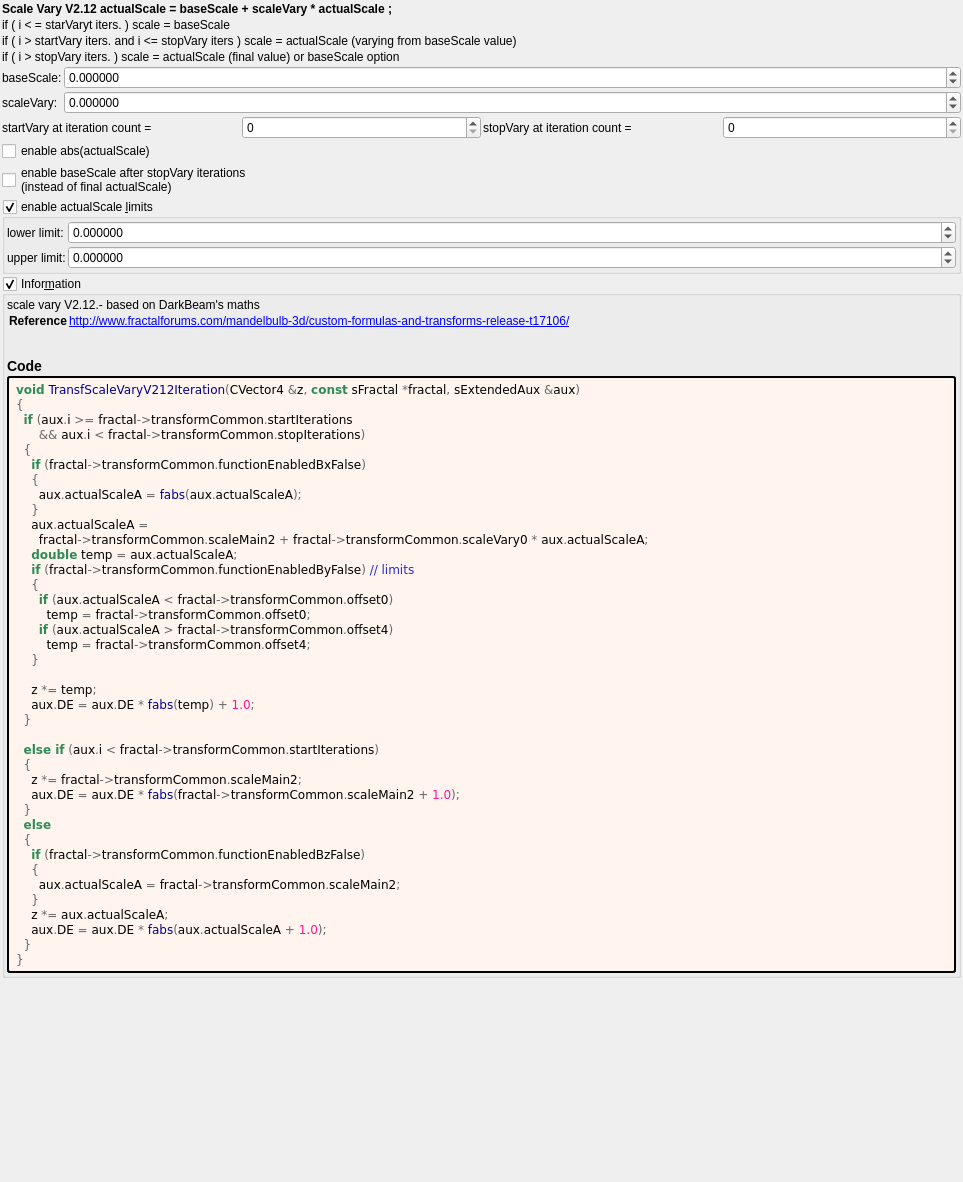
<?xml version="1.0" encoding="UTF-8"?>
<ui version="4.0">
 <class>transf_scale_vary_v212</class>
 <widget class="QWidget" name="Form">
  <property name="geometry">
   <rect>
    <x>0</x>
    <y>0</y>
    <width>963</width>
    <height>1182</height>
   </rect>
  </property>
  <property name="windowTitle">
   <string notr="true">transf_scale_vary_v212</string>
  </property>
  <layout class="QVBoxLayout" name="verticalLayout">
   <property name="spacing">
    <number>2</number>
   </property>
   <property name="leftMargin">
    <number>2</number>
   </property>
   <property name="topMargin">
    <number>2</number>
   </property>
   <property name="rightMargin">
    <number>2</number>
   </property>
   <property name="bottomMargin">
    <number>2</number>
   </property>
   <item>
    <widget class="QLabel" name="label_141">
     <property name="font">
      <font>
       <weight>75</weight>
       <bold>true</bold>
      </font>
     </property>
     <property name="text">
      <string>Scale Vary V2.12 actualScale = baseScale + scaleVary * actualScale ;</string>
     </property>
     <property name="wordWrap">
      <bool>true</bool>
     </property>
    </widget>
   </item>
   <item>
    <widget class="QLabel" name="label_147">
     <property name="text">
      <string>if ( i &lt; = starVaryt iters. ) scale = baseScale</string>
     </property>
     <property name="wordWrap">
      <bool>true</bool>
     </property>
    </widget>
   </item>
   <item>
    <widget class="QLabel" name="label_159">
     <property name="text">
      <string>if ( i &gt; startVary iters. and i &lt;= stopVary iters ) scale = actualScale (varying from baseScale value)</string>
     </property>
     <property name="wordWrap">
      <bool>true</bool>
     </property>
    </widget>
   </item>
   <item>
    <widget class="QLabel" name="label_157">
     <property name="text">
      <string>if ( i &gt; stopVary iters. ) scale = actualScale (final value) or baseScale option</string>
     </property>
     <property name="wordWrap">
      <bool>true</bool>
     </property>
    </widget>
   </item>
   <item>
    <layout class="QGridLayout" name="gridLayout" columnstretch="0,1">
     <item row="0" column="1">
      <widget class="MyDoubleSpinBox" name="spinbox_transf_scale_main_2">
       <property name="sizePolicy">
        <sizepolicy hsizetype="Minimum" vsizetype="Maximum">
         <horstretch>0</horstretch>
         <verstretch>0</verstretch>
        </sizepolicy>
       </property>
       <property name="prefix">
        <string/>
       </property>
       <property name="suffix">
        <string/>
       </property>
       <property name="decimals">
        <number>6</number>
       </property>
       <property name="minimum">
        <double>-100000.000000000000000</double>
       </property>
       <property name="maximum">
        <double>100000.000000000000000</double>
       </property>
       <property name="singleStep">
        <double>0.100000000000000</double>
       </property>
      </widget>
     </item>
     <item row="0" column="0">
      <widget class="QLabel" name="label_143">
       <property name="text">
        <string>baseScale:</string>
       </property>
      </widget>
     </item>
     <item row="1" column="0">
      <widget class="QLabel" name="label_144">
       <property name="text">
        <string>scaleVary:</string>
       </property>
      </widget>
     </item>
     <item row="1" column="1">
      <widget class="MyDoubleSpinBox" name="spinbox_transf_scale_vary_0">
       <property name="sizePolicy">
        <sizepolicy hsizetype="Minimum" vsizetype="Maximum">
         <horstretch>0</horstretch>
         <verstretch>0</verstretch>
        </sizepolicy>
       </property>
       <property name="prefix">
        <string/>
       </property>
       <property name="suffix">
        <string/>
       </property>
       <property name="decimals">
        <number>6</number>
       </property>
       <property name="minimum">
        <double>-100000.000000000000000</double>
       </property>
       <property name="maximum">
        <double>100000.000000000000000</double>
       </property>
       <property name="singleStep">
        <double>0.100000000000000</double>
       </property>
      </widget>
     </item>
    </layout>
   </item>
   <item>
    <layout class="QGridLayout" name="gridLayout_3">
     <item row="0" column="2">
      <widget class="MySpinBox" name="spinboxInt_transf_start_iterations">
       <property name="sizePolicy">
        <sizepolicy hsizetype="Minimum" vsizetype="Maximum">
         <horstretch>0</horstretch>
         <verstretch>0</verstretch>
        </sizepolicy>
       </property>
       <property name="minimum">
        <number>0</number>
       </property>
       <property name="maximum">
        <number>999</number>
       </property>
       <property name="value">
        <number>0</number>
       </property>
      </widget>
     </item>
     <item row="0" column="4">
      <widget class="MySpinBox" name="spinboxInt_transf_stop_iterations">
       <property name="sizePolicy">
        <sizepolicy hsizetype="Preferred" vsizetype="Maximum">
         <horstretch>0</horstretch>
         <verstretch>0</verstretch>
        </sizepolicy>
       </property>
       <property name="maximum">
        <number>999</number>
       </property>
      </widget>
     </item>
     <item row="0" column="1">
      <widget class="QLabel" name="label_68">
       <property name="text">
        <string>startVary at iteration count =</string>
       </property>
       <property name="wordWrap">
        <bool>true</bool>
       </property>
      </widget>
     </item>
     <item row="0" column="3">
      <widget class="QLabel" name="label_50">
       <property name="text">
        <string>stopVary at iteration count =</string>
       </property>
       <property name="wordWrap">
        <bool>true</bool>
       </property>
      </widget>
     </item>
    </layout>
   </item>
   <item>
    <widget class="MyCheckBox" name="checkBox_transf_function_enabledBx_false">
     <property name="text">
      <string>enable abs(actualScale)</string>
     </property>
    </widget>
   </item>
   <item>
    <widget class="MyCheckBox" name="checkBox_transf_function_enabledBz_false">
     <property name="text">
      <string>enable baseScale after stopVary iterations
(instead of final actualScale)</string>
     </property>
    </widget>
   </item>
   <item>
    <widget class="MyGroupBox" name="groupCheck_transf_function_enabledBy_false">
     <property name="title">
      <string>enable actualScale &amp;limits</string>
     </property>
     <property name="checkable">
      <bool>true</bool>
     </property>
     <layout class="QVBoxLayout" name="verticalLayout_3">
      <property name="leftMargin">
       <number>2</number>
      </property>
      <property name="topMargin">
       <number>2</number>
      </property>
      <property name="rightMargin">
       <number>2</number>
      </property>
      <property name="bottomMargin">
       <number>2</number>
      </property>
      <item>
       <layout class="QGridLayout" name="gridLayout_30" columnstretch="0,1">
        <property name="spacing">
         <number>2</number>
        </property>
        <item row="1" column="0">
         <widget class="QLabel" name="label_145">
          <property name="text">
           <string>upper limit:</string>
          </property>
         </widget>
        </item>
        <item row="0" column="0">
         <widget class="QLabel" name="label_146">
          <property name="text">
           <string>lower limit:</string>
          </property>
         </widget>
        </item>
        <item row="0" column="1">
         <widget class="MyDoubleSpinBox" name="spinbox_transf_offset_0">
          <property name="sizePolicy">
           <sizepolicy hsizetype="Minimum" vsizetype="Maximum">
            <horstretch>0</horstretch>
            <verstretch>0</verstretch>
           </sizepolicy>
          </property>
          <property name="prefix">
           <string/>
          </property>
          <property name="suffix">
           <string/>
          </property>
          <property name="decimals">
           <number>6</number>
          </property>
          <property name="minimum">
           <double>-100000.000000000000000</double>
          </property>
          <property name="maximum">
           <double>100000.000000000000000</double>
          </property>
          <property name="singleStep">
           <double>0.100000000000000</double>
          </property>
         </widget>
        </item>
        <item row="1" column="1">
         <widget class="MyDoubleSpinBox" name="spinbox_transf_offset_4">
          <property name="sizePolicy">
           <sizepolicy hsizetype="Minimum" vsizetype="Maximum">
            <horstretch>0</horstretch>
            <verstretch>0</verstretch>
           </sizepolicy>
          </property>
          <property name="prefix">
           <string/>
          </property>
          <property name="suffix">
           <string/>
          </property>
          <property name="decimals">
           <number>6</number>
          </property>
          <property name="minimum">
           <double>-100000.000000000000000</double>
          </property>
          <property name="maximum">
           <double>100000.000000000000000</double>
          </property>
          <property name="singleStep">
           <double>0.100000000000000</double>
          </property>
         </widget>
        </item>
       </layout>
      </item>
     </layout>
    </widget>
   </item>
   <item>
    <widget class="MyGroupBox" name="groupCheck_info">
     <property name="title">
      <string>Infor&amp;mation</string>
     </property>
     <property name="flat">
      <bool>false</bool>
     </property>
     <property name="checkable">
      <bool>true</bool>
     </property>
     <layout class="QVBoxLayout" name="verticalLayout_2">
      <property name="spacing">
       <number>2</number>
      </property>
      <property name="leftMargin">
       <number>2</number>
      </property>
      <property name="topMargin">
       <number>2</number>
      </property>
      <property name="rightMargin">
       <number>2</number>
      </property>
      <property name="bottomMargin">
       <number>2</number>
      </property>
      <item>
       <widget class="QLabel" name="label_information_general">
        <property name="text">
         <string notr="true">&lt;p&gt;scale vary V2.12.- based on DarkBeam's maths&lt;/p&gt;&lt;table&gt;
&lt;tr&gt;&lt;th&gt;Reference&lt;/th&gt;&lt;td&gt;&lt;a href=&quot;http://www.fractalforums.com/mandelbulb-3d/custom-formulas-and-transforms-release-t17106/&quot;&gt;http://www.fractalforums.com/mandelbulb-3d/custom-formulas-and-transforms-release-t17106/&lt;br&gt;
&lt;/td&gt;&lt;/tr&gt;
&lt;/table&gt;
&lt;h3&gt;Code&lt;/h3&gt;</string>
        </property>
        <property name="wordWrap">
         <bool>true</bool>
        </property>
        <property name="openExternalLinks">
         <bool>true</bool>
        </property>
        <property name="textInteractionFlags">
         <set>Qt::LinksAccessibleByMouse|Qt::TextSelectableByMouse</set>
        </property>
       </widget>
      </item>
      <item>
       <widget class="QLabel" name="label_code_content">
        <property name="styleSheet">
         <string notr="true">border-style: outset; border-width: 2px; border-radius: 3px; border-color: black; background-color: #fff5ee; padding: 4px;</string>
        </property>
        <property name="text">
         <string notr="true">&lt;body style=&quot;background-color:#fff5ee&quot;&gt;
&lt;pre style=&quot;color:#000000; background-color:#fff5ee;  font-family:'Courier New',monospace;&quot;&gt;&lt;span style=&quot;color:#2e8b57; font-weight:bold&quot;&gt;void&lt;/span&gt; &lt;span style=&quot;color:#00008f&quot;&gt;TransfScaleVaryV212Iteration&lt;/span&gt;&lt;span style=&quot;color:#676767&quot;&gt;(&lt;/span&gt;CVector4 &lt;span style=&quot;color:#676767&quot;&gt;&amp;amp;&lt;/span&gt;z&lt;span style=&quot;color:#676767&quot;&gt;,&lt;/span&gt; &lt;span style=&quot;color:#2e8b57; font-weight:bold&quot;&gt;const&lt;/span&gt; sFractal &lt;span style=&quot;color:#676767&quot;&gt;*&lt;/span&gt;fractal&lt;span style=&quot;color:#676767&quot;&gt;,&lt;/span&gt; sExtendedAux &lt;span style=&quot;color:#676767&quot;&gt;&amp;amp;&lt;/span&gt;aux&lt;span style=&quot;color:#676767&quot;&gt;)&lt;/span&gt;
&lt;span style=&quot;color:#676767&quot;&gt;{&lt;/span&gt;
  &lt;span style=&quot;color:#2e8b57; font-weight:bold&quot;&gt;if&lt;/span&gt; &lt;span style=&quot;color:#676767&quot;&gt;(&lt;/span&gt;aux&lt;span style=&quot;color:#676767&quot;&gt;.&lt;/span&gt;i &lt;span style=&quot;color:#676767&quot;&gt;&amp;gt;=&lt;/span&gt; fractal&lt;span style=&quot;color:#676767&quot;&gt;-&amp;gt;&lt;/span&gt;transformCommon&lt;span style=&quot;color:#676767&quot;&gt;.&lt;/span&gt;startIterations
      &lt;span style=&quot;color:#676767&quot;&gt;&amp;amp;&amp;amp;&lt;/span&gt; aux&lt;span style=&quot;color:#676767&quot;&gt;.&lt;/span&gt;i &lt;span style=&quot;color:#676767&quot;&gt;&amp;lt;&lt;/span&gt; fractal&lt;span style=&quot;color:#676767&quot;&gt;-&amp;gt;&lt;/span&gt;transformCommon&lt;span style=&quot;color:#676767&quot;&gt;.&lt;/span&gt;stopIterations&lt;span style=&quot;color:#676767&quot;&gt;)&lt;/span&gt;
  &lt;span style=&quot;color:#676767&quot;&gt;{&lt;/span&gt;
    &lt;span style=&quot;color:#2e8b57; font-weight:bold&quot;&gt;if&lt;/span&gt; &lt;span style=&quot;color:#676767&quot;&gt;(&lt;/span&gt;fractal&lt;span style=&quot;color:#676767&quot;&gt;-&amp;gt;&lt;/span&gt;transformCommon&lt;span style=&quot;color:#676767&quot;&gt;.&lt;/span&gt;functionEnabledBxFalse&lt;span style=&quot;color:#676767&quot;&gt;)&lt;/span&gt;
    &lt;span style=&quot;color:#676767&quot;&gt;{&lt;/span&gt;
      aux&lt;span style=&quot;color:#676767&quot;&gt;.&lt;/span&gt;actualScaleA &lt;span style=&quot;color:#676767&quot;&gt;=&lt;/span&gt; &lt;span style=&quot;color:#00008f&quot;&gt;fabs&lt;/span&gt;&lt;span style=&quot;color:#676767&quot;&gt;(&lt;/span&gt;aux&lt;span style=&quot;color:#676767&quot;&gt;.&lt;/span&gt;actualScaleA&lt;span style=&quot;color:#676767&quot;&gt;);&lt;/span&gt;
    &lt;span style=&quot;color:#676767&quot;&gt;}&lt;/span&gt;
    aux&lt;span style=&quot;color:#676767&quot;&gt;.&lt;/span&gt;actualScaleA &lt;span style=&quot;color:#676767&quot;&gt;=&lt;/span&gt;
      fractal&lt;span style=&quot;color:#676767&quot;&gt;-&amp;gt;&lt;/span&gt;transformCommon&lt;span style=&quot;color:#676767&quot;&gt;.&lt;/span&gt;scaleMain2 &lt;span style=&quot;color:#676767&quot;&gt;+&lt;/span&gt; fractal&lt;span style=&quot;color:#676767&quot;&gt;-&amp;gt;&lt;/span&gt;transformCommon&lt;span style=&quot;color:#676767&quot;&gt;.&lt;/span&gt;scaleVary0 &lt;span style=&quot;color:#676767&quot;&gt;*&lt;/span&gt; aux&lt;span style=&quot;color:#676767&quot;&gt;.&lt;/span&gt;actualScaleA&lt;span style=&quot;color:#676767&quot;&gt;;&lt;/span&gt;
    &lt;span style=&quot;color:#2e8b57; font-weight:bold&quot;&gt;double&lt;/span&gt; temp &lt;span style=&quot;color:#676767&quot;&gt;=&lt;/span&gt; aux&lt;span style=&quot;color:#676767&quot;&gt;.&lt;/span&gt;actualScaleA&lt;span style=&quot;color:#676767&quot;&gt;;&lt;/span&gt;
    &lt;span style=&quot;color:#2e8b57; font-weight:bold&quot;&gt;if&lt;/span&gt; &lt;span style=&quot;color:#676767&quot;&gt;(&lt;/span&gt;fractal&lt;span style=&quot;color:#676767&quot;&gt;-&amp;gt;&lt;/span&gt;transformCommon&lt;span style=&quot;color:#676767&quot;&gt;.&lt;/span&gt;functionEnabledByFalse&lt;span style=&quot;color:#676767&quot;&gt;)&lt;/span&gt; &lt;span style=&quot;color:#2929cc&quot;&gt;// limits&lt;/span&gt;
    &lt;span style=&quot;color:#676767&quot;&gt;{&lt;/span&gt;
      &lt;span style=&quot;color:#2e8b57; font-weight:bold&quot;&gt;if&lt;/span&gt; &lt;span style=&quot;color:#676767&quot;&gt;(&lt;/span&gt;aux&lt;span style=&quot;color:#676767&quot;&gt;.&lt;/span&gt;actualScaleA &lt;span style=&quot;color:#676767&quot;&gt;&amp;lt;&lt;/span&gt; fractal&lt;span style=&quot;color:#676767&quot;&gt;-&amp;gt;&lt;/span&gt;transformCommon&lt;span style=&quot;color:#676767&quot;&gt;.&lt;/span&gt;offset0&lt;span style=&quot;color:#676767&quot;&gt;)&lt;/span&gt;
        temp &lt;span style=&quot;color:#676767&quot;&gt;=&lt;/span&gt; fractal&lt;span style=&quot;color:#676767&quot;&gt;-&amp;gt;&lt;/span&gt;transformCommon&lt;span style=&quot;color:#676767&quot;&gt;.&lt;/span&gt;offset0&lt;span style=&quot;color:#676767&quot;&gt;;&lt;/span&gt;
      &lt;span style=&quot;color:#2e8b57; font-weight:bold&quot;&gt;if&lt;/span&gt; &lt;span style=&quot;color:#676767&quot;&gt;(&lt;/span&gt;aux&lt;span style=&quot;color:#676767&quot;&gt;.&lt;/span&gt;actualScaleA &lt;span style=&quot;color:#676767&quot;&gt;&amp;gt;&lt;/span&gt; fractal&lt;span style=&quot;color:#676767&quot;&gt;-&amp;gt;&lt;/span&gt;transformCommon&lt;span style=&quot;color:#676767&quot;&gt;.&lt;/span&gt;offset4&lt;span style=&quot;color:#676767&quot;&gt;)&lt;/span&gt;
        temp &lt;span style=&quot;color:#676767&quot;&gt;=&lt;/span&gt; fractal&lt;span style=&quot;color:#676767&quot;&gt;-&amp;gt;&lt;/span&gt;transformCommon&lt;span style=&quot;color:#676767&quot;&gt;.&lt;/span&gt;offset4&lt;span style=&quot;color:#676767&quot;&gt;;&lt;/span&gt;
    &lt;span style=&quot;color:#676767&quot;&gt;}&lt;/span&gt;

    z &lt;span style=&quot;color:#676767&quot;&gt;*=&lt;/span&gt; temp&lt;span style=&quot;color:#676767&quot;&gt;;&lt;/span&gt;
    aux&lt;span style=&quot;color:#676767&quot;&gt;.&lt;/span&gt;DE &lt;span style=&quot;color:#676767&quot;&gt;=&lt;/span&gt; aux&lt;span style=&quot;color:#676767&quot;&gt;.&lt;/span&gt;DE &lt;span style=&quot;color:#676767&quot;&gt;*&lt;/span&gt; &lt;span style=&quot;color:#00008f&quot;&gt;fabs&lt;/span&gt;&lt;span style=&quot;color:#676767&quot;&gt;(&lt;/span&gt;temp&lt;span style=&quot;color:#676767&quot;&gt;) +&lt;/span&gt; &lt;span style=&quot;color:#ff1493&quot;&gt;1.0&lt;/span&gt;&lt;span style=&quot;color:#676767&quot;&gt;;&lt;/span&gt;
  &lt;span style=&quot;color:#676767&quot;&gt;}&lt;/span&gt;

  &lt;span style=&quot;color:#2e8b57; font-weight:bold&quot;&gt;else if&lt;/span&gt; &lt;span style=&quot;color:#676767&quot;&gt;(&lt;/span&gt;aux&lt;span style=&quot;color:#676767&quot;&gt;.&lt;/span&gt;i &lt;span style=&quot;color:#676767&quot;&gt;&amp;lt;&lt;/span&gt; fractal&lt;span style=&quot;color:#676767&quot;&gt;-&amp;gt;&lt;/span&gt;transformCommon&lt;span style=&quot;color:#676767&quot;&gt;.&lt;/span&gt;startIterations&lt;span style=&quot;color:#676767&quot;&gt;)&lt;/span&gt;
  &lt;span style=&quot;color:#676767&quot;&gt;{&lt;/span&gt;
    z &lt;span style=&quot;color:#676767&quot;&gt;*=&lt;/span&gt; fractal&lt;span style=&quot;color:#676767&quot;&gt;-&amp;gt;&lt;/span&gt;transformCommon&lt;span style=&quot;color:#676767&quot;&gt;.&lt;/span&gt;scaleMain2&lt;span style=&quot;color:#676767&quot;&gt;;&lt;/span&gt;
    aux&lt;span style=&quot;color:#676767&quot;&gt;.&lt;/span&gt;DE &lt;span style=&quot;color:#676767&quot;&gt;=&lt;/span&gt; aux&lt;span style=&quot;color:#676767&quot;&gt;.&lt;/span&gt;DE &lt;span style=&quot;color:#676767&quot;&gt;*&lt;/span&gt; &lt;span style=&quot;color:#00008f&quot;&gt;fabs&lt;/span&gt;&lt;span style=&quot;color:#676767&quot;&gt;(&lt;/span&gt;fractal&lt;span style=&quot;color:#676767&quot;&gt;-&amp;gt;&lt;/span&gt;transformCommon&lt;span style=&quot;color:#676767&quot;&gt;.&lt;/span&gt;scaleMain2 &lt;span style=&quot;color:#676767&quot;&gt;+&lt;/span&gt; &lt;span style=&quot;color:#ff1493&quot;&gt;1.0&lt;/span&gt;&lt;span style=&quot;color:#676767&quot;&gt;);&lt;/span&gt;
  &lt;span style=&quot;color:#676767&quot;&gt;}&lt;/span&gt;
  &lt;span style=&quot;color:#2e8b57; font-weight:bold&quot;&gt;else&lt;/span&gt;
  &lt;span style=&quot;color:#676767&quot;&gt;{&lt;/span&gt;
    &lt;span style=&quot;color:#2e8b57; font-weight:bold&quot;&gt;if&lt;/span&gt; &lt;span style=&quot;color:#676767&quot;&gt;(&lt;/span&gt;fractal&lt;span style=&quot;color:#676767&quot;&gt;-&amp;gt;&lt;/span&gt;transformCommon&lt;span style=&quot;color:#676767&quot;&gt;.&lt;/span&gt;functionEnabledBzFalse&lt;span style=&quot;color:#676767&quot;&gt;)&lt;/span&gt;
    &lt;span style=&quot;color:#676767&quot;&gt;{&lt;/span&gt;
      aux&lt;span style=&quot;color:#676767&quot;&gt;.&lt;/span&gt;actualScaleA &lt;span style=&quot;color:#676767&quot;&gt;=&lt;/span&gt; fractal&lt;span style=&quot;color:#676767&quot;&gt;-&amp;gt;&lt;/span&gt;transformCommon&lt;span style=&quot;color:#676767&quot;&gt;.&lt;/span&gt;scaleMain2&lt;span style=&quot;color:#676767&quot;&gt;;&lt;/span&gt;
    &lt;span style=&quot;color:#676767&quot;&gt;}&lt;/span&gt;
    z &lt;span style=&quot;color:#676767&quot;&gt;*=&lt;/span&gt; aux&lt;span style=&quot;color:#676767&quot;&gt;.&lt;/span&gt;actualScaleA&lt;span style=&quot;color:#676767&quot;&gt;;&lt;/span&gt;
    aux&lt;span style=&quot;color:#676767&quot;&gt;.&lt;/span&gt;DE &lt;span style=&quot;color:#676767&quot;&gt;=&lt;/span&gt; aux&lt;span style=&quot;color:#676767&quot;&gt;.&lt;/span&gt;DE &lt;span style=&quot;color:#676767&quot;&gt;*&lt;/span&gt; &lt;span style=&quot;color:#00008f&quot;&gt;fabs&lt;/span&gt;&lt;span style=&quot;color:#676767&quot;&gt;(&lt;/span&gt;aux&lt;span style=&quot;color:#676767&quot;&gt;.&lt;/span&gt;actualScaleA &lt;span style=&quot;color:#676767&quot;&gt;+&lt;/span&gt; &lt;span style=&quot;color:#ff1493&quot;&gt;1.0&lt;/span&gt;&lt;span style=&quot;color:#676767&quot;&gt;);&lt;/span&gt;
  &lt;span style=&quot;color:#676767&quot;&gt;}&lt;/span&gt;
&lt;span style=&quot;color:#676767&quot;&gt;}&lt;/span&gt;
&lt;/pre&gt;
&lt;/body&gt;</string>
        </property>
        <property name="wordWrap">
         <bool>true</bool>
        </property>
        <property name="openExternalLinks">
         <bool>true</bool>
        </property>
        <property name="textInteractionFlags">
         <set>Qt::LinksAccessibleByMouse|Qt::TextSelectableByMouse</set>
        </property>
       </widget>
      </item>
     </layout>
    </widget>
   </item>
   <item>
    <spacer name="verticalSpacer">
     <property name="orientation">
      <enum>Qt::Vertical</enum>
     </property>
     <property name="sizeHint" stdset="0">
      <size>
       <width>20</width>
       <height>40</height>
      </size>
     </property>
    </spacer>
   </item>
  </layout>
 </widget>
 <customwidgets>
  <customwidget>
   <class>MyDoubleSpinBox</class>
   <extends>QDoubleSpinBox</extends>
   <header>my_double_spin_box.h</header>
  </customwidget>
  <customwidget>
   <class>MyGroupBox</class>
   <extends>QGroupBox</extends>
   <header>my_group_box.h</header>
   <container>1</container>
  </customwidget>
  <customwidget>
   <class>MySpinBox</class>
   <extends>QSpinBox</extends>
   <header>my_spin_box.h</header>
  </customwidget>
  <customwidget>
   <class>MyCheckBox</class>
   <extends>QCheckBox</extends>
   <header>my_check_box.h</header>
  </customwidget>
 </customwidgets>
 <tabstops>
  <tabstop>groupCheck_info</tabstop>
 </tabstops>
 <resources/>
 <connections/>
</ui>
